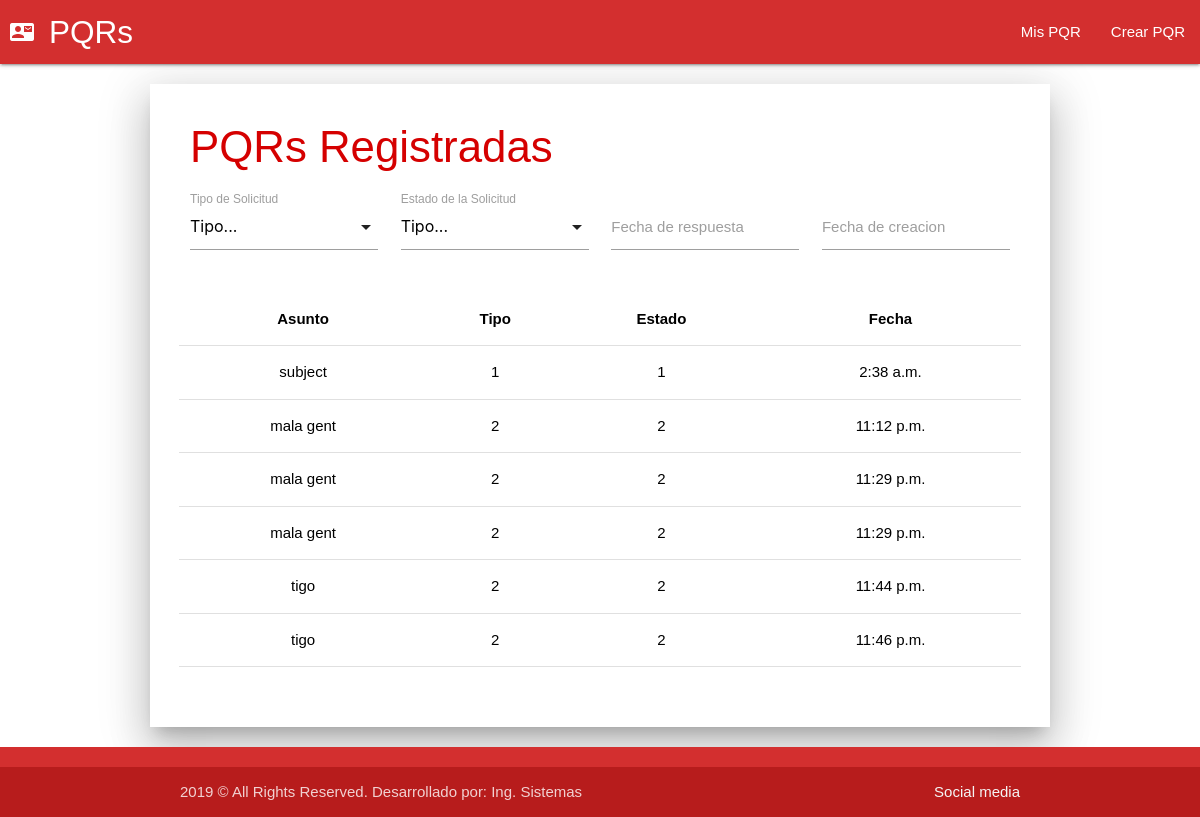
Screenshot of /usuarios/misPqr/ with the database file from the repository.
### pqrs/models.py (models this page shows)
class Pqrs(models.Model):
    tipos=(('1','PETICION'),('2','QUEJA'),('3','RECLAMO'))
    states=(('1','EN PROGRESO'),('2','EN ESPERA'),('3','RESPONDIDA'))
    state=models.CharField(max_length=20,choices=states,default='2')
    tipo=models.CharField(max_length=20,choices=tipos,default='1')
    subject=models.CharField(max_length=50)
    descripcion=models.TextField()
    create_at=models.TimeField(default=datetime.now())
    nota=models.TextField(null=True,blank=True)
    response_at=models.TimeField(null=True, blank=True)

### usuarios/views.py (the view)
# urls.py: path('misPqr/', views.misPqr, name="misPqr"),
def misPqr(request):
    pqrs=Pqrs.objects.all()
    return render(request,'usuarios/mispqr.html',{'pqrs':pqrs})

### usuarios/templates/usuarios/mispqr.html (shortened to what this page needs)
{% extends 'core/base.html' %}
{% load static %}
{% block nav %}
    <li><a href="{% url 'misPqr'%}">Mis PQR</a></li>
    <li><a href="{% url 'newPqr'%}">Crear PQR</a></li>
{% endblock %}
{% block content %}
    <main>
        <div id="formulariopqr" class="container white z-depth-5">
            <div id="login" class="col s12">
                <form class="col s12" action="" parent="_blank" method="POST" runat="server">
                    <div class="form-container">
                        <h3>PQRs Registradas</h3>
                        <div class="row">
                            <div class="input-field col l3 s6">
                                <label>Tipo de Solicitud</label>
                            </div>
                            <div class="input-field col l3 s6">
                                <label>Estado de la Solicitud</label>
                            </div>
                            <div class="input-field col l3 s6">
                                <input id="birthdate" type="text" class="datepicker">
                                <label for="birthdate">Fecha de respuesta</label>
                            </div>
                            <div class="input-field col l3 s6">
                                <input id="birthdate" type="text" class="datepicker">
                                <label for="birthdate">Fecha de creacion</label>
                            </div>
                        </div>
                        <div id="tabla" class="row">
                            <table class="centered highlight responsive-table">
                                <thead>
                                  <tr>
                                      <th>Asunto</th>
                                      <th>Tipo</th>
                                      <th>Estado</th>
                                      <th>Fecha</th>
                                  </tr>
                                </thead>
                                <tbody>
                                    {% for obj in pqrs %}
                                  <tr>
                                    <td>{{obj.subject}}</td>
                                    <td>{{obj.tipo}}</td>
                                    <td>{{obj.state}}</td>
                                    <td>{{obj.create_at}}</td>
                                  </tr>
                                    {% endfor %}
                                </tbody>
                              </table>
                        </div>
                    </div>
                </form>
            </div>
        </div>
    </main>
{% endblock %}

### core/templates/core/base.html (shortened to what this page needs)
<!DOCTYPE html>
<html lang="en">
   {% load static %}
<head>
    <link rel="stylesheet" href="https://cdnjs.cloudflare.com/ajax/libs/materialize/1.0.0/css/materialize.min.css">
    <link rel="stylesheet" href="{% static 'core/css/style.css' %}">
</head>
<body>
    <header>
        <div class="navbar-fixed">
            <nav class="nav-extended red darken-4">
                <div class="nav-wrapper red darken-2 navbar-fixed">
                    <a href="{% url 'login' %}" class="brand-logo"><i class="material-icons">contact_mail</i>PQRs</a>
                    <ul class="right hide-on-med-and-down">
                        {% block nav %}{% endblock %}
                    </ul>
                </div>
            </nav>
        </div>
    </header>
     {% block content %} {% endblock %}
    <footer id="footer" class="page-footer red darken-2">
        <div class="footer-copyright red darken-4">
            <div class="container">
                2019 © All Rights Reserved. Desarrollado por: Ing. Sistemas<a class="grey-text text-lighten-4 right"
                    href="#!">Social media</a>
            </div>
        </div>
    </footer>
</body>
</html>

### core/static/core/css/style.css (style rules this page uses)
html, body { font-family: GillSans, Calibri, Trebuchet, sans-serif; height: 100%; margin: 0; }
body { display: block; min-height: 100vh; flex-direction: column; position: relative; }
main { flex: 1 0 auto; }
#login { color: #d50000; }
.form-container { padding: 40px; padding-top: 10px; }
nav .brand-logo { padding-left: 10px; }
body { display: flex; min-height: 100vh; flex-direction: column; }
#formulariopqr { margin-top: 20px; width: 900px; margin-bottom: 20px; }
#tabla { color: #000; }

### rows the page displays
Pqrs: subject "subject", tipo "1", state "1", create_at "2:38 a.m."
Pqrs: subject "mala gent", tipo "2", state "2", create_at "11:12 p.m."
Pqrs: subject "mala gent", tipo "2", state "2", create_at "11:29 p.m."
Pqrs: subject "mala gent", tipo "2", state "2", create_at "11:29 p.m."
Pqrs: subject "tigo", tipo "2", state "2", create_at "11:44 p.m."
Pqrs: subject "tigo", tipo "2", state "2", create_at "11:46 p.m."
